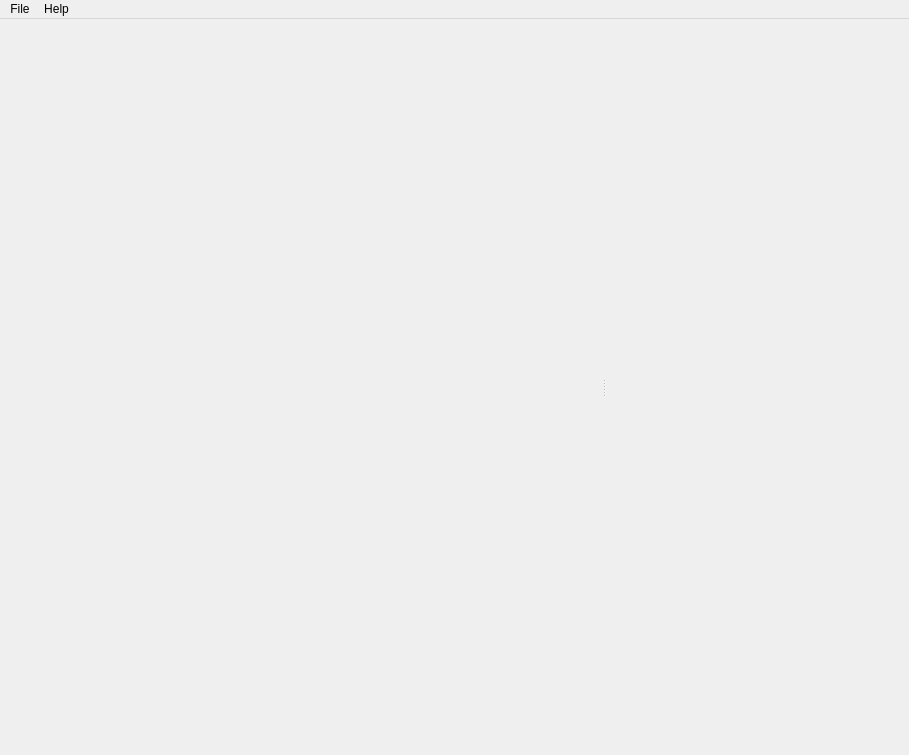
<?xml version="1.0" encoding="UTF-8"?>
<ui version="4.0">
 <class>MainWindow</class>
 <widget class="QMainWindow" name="MainWindow">
  <property name="geometry">
   <rect>
    <x>0</x>
    <y>0</y>
    <width>909</width>
    <height>755</height>
   </rect>
  </property>
  <property name="windowTitle">
   <string>MainWindow</string>
  </property>
  <property name="windowIcon">
   <iconset resource="../GSvar/resources.qrc">
    <normaloff>:/Icons/Icon.png</normaloff>:/Icons/Icon.png</iconset>
  </property>
  <widget class="QWidget" name="centralWidget">
   <layout class="QHBoxLayout" name="horizontalLayout_2">
    <property name="spacing">
     <number>3</number>
    </property>
    <property name="leftMargin">
     <number>3</number>
    </property>
    <property name="topMargin">
     <number>3</number>
    </property>
    <property name="rightMargin">
     <number>3</number>
    </property>
    <property name="bottomMargin">
     <number>3</number>
    </property>
    <item>
     <widget class="QSplitter" name="splitter">
      <property name="frameShape">
       <enum>QFrame::NoFrame</enum>
      </property>
      <property name="midLineWidth">
       <number>1</number>
      </property>
      <property name="orientation">
       <enum>Qt::Horizontal</enum>
      </property>
      <widget class="MidList" name="list" native="true">
       <property name="sizePolicy">
        <sizepolicy hsizetype="MinimumExpanding" vsizetype="Expanding">
         <horstretch>0</horstretch>
         <verstretch>0</verstretch>
        </sizepolicy>
       </property>
       <property name="minimumSize">
        <size>
         <width>200</width>
         <height>0</height>
        </size>
       </property>
      </widget>
      <widget class="QWidget" name="main" native="true">
       <property name="sizePolicy">
        <sizepolicy hsizetype="Expanding" vsizetype="Expanding">
         <horstretch>0</horstretch>
         <verstretch>0</verstretch>
        </sizepolicy>
       </property>
      </widget>
     </widget>
    </item>
   </layout>
  </widget>
  <widget class="QMenuBar" name="menuBar">
   <property name="geometry">
    <rect>
     <x>0</x>
     <y>0</y>
     <width>909</width>
     <height>21</height>
    </rect>
   </property>
   <widget class="QMenu" name="menuFile">
    <property name="title">
     <string>File</string>
    </property>
    <addaction name="actionOpen"/>
    <addaction name="separator"/>
    <addaction name="actionClose"/>
   </widget>
   <widget class="QMenu" name="menuHelp">
    <property name="title">
     <string>Help</string>
    </property>
    <addaction name="actionAbout"/>
   </widget>
   <addaction name="menuFile"/>
   <addaction name="menuHelp"/>
  </widget>
  <action name="actionOpen">
   <property name="text">
    <string>Open run</string>
   </property>
   <property name="shortcut">
    <string>Ctrl+O</string>
   </property>
  </action>
  <action name="actionClose">
   <property name="text">
    <string>Close</string>
   </property>
  </action>
  <action name="actionAbout">
   <property name="text">
    <string>About</string>
   </property>
  </action>
 </widget>
 <layoutdefault spacing="6" margin="11"/>
 <customwidgets>
  <customwidget>
   <class>MidList</class>
   <extends>QWidget</extends>
   <header>MidList.h</header>
   <container>1</container>
  </customwidget>
 </customwidgets>
 <resources>
  <include location="../GSvar/resources.qrc"/>
 </resources>
 <connections/>
</ui>
